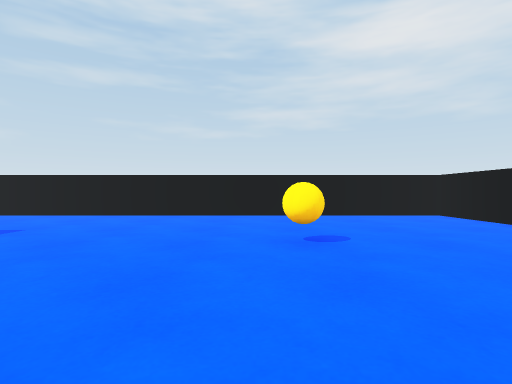
View 1 (above)

16 first-person views from a walk through a 3-D level made in the Unity game engine. The camera is 0.58 m above the floor, looks level and sees 80° across. The floor is counted in squares, 1 m on a side. Each view is taken from the middle of a square. On the plan, view 1 faces up. The plan holds only what a view shows up to about 9 squares ahead; the rest is blank. The place goes on beyond the plan. The player character is not drawn.

View 2
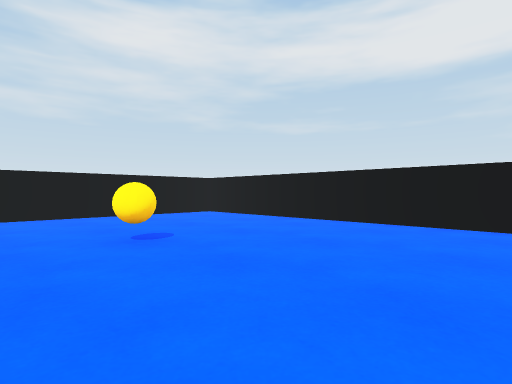

View 3
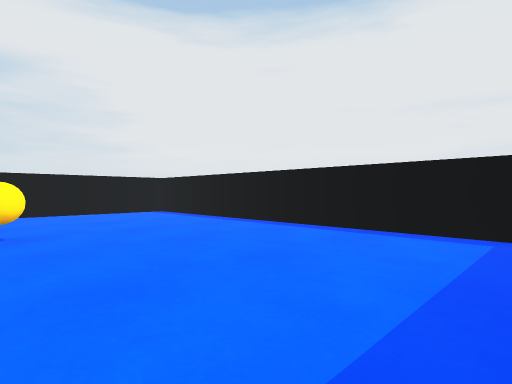

View 4
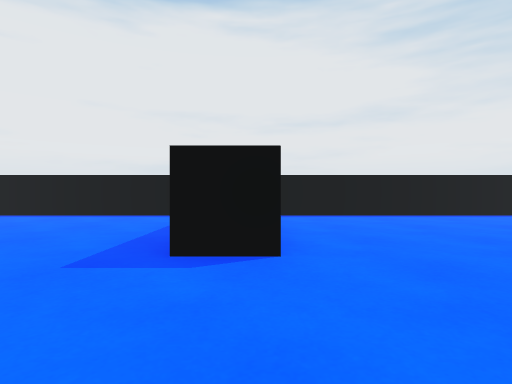

View 5
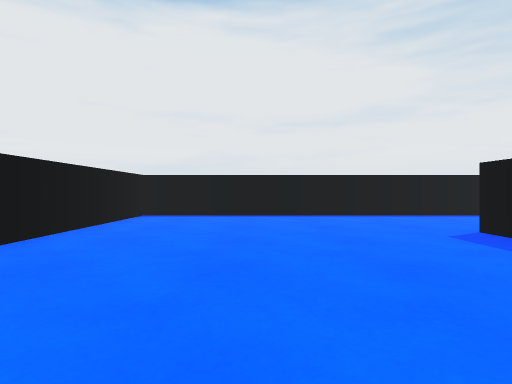

View 6
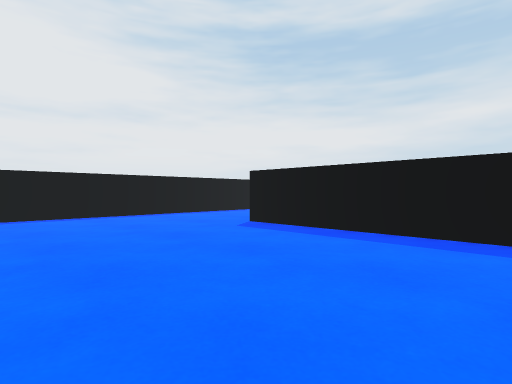

View 7
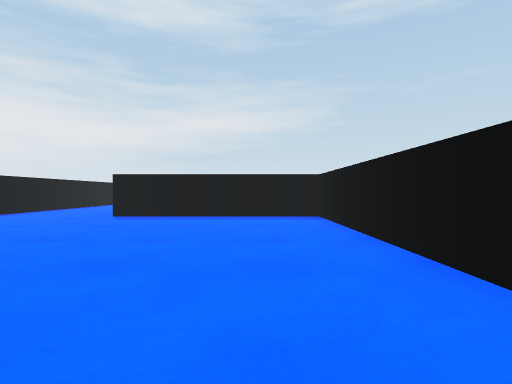

View 8
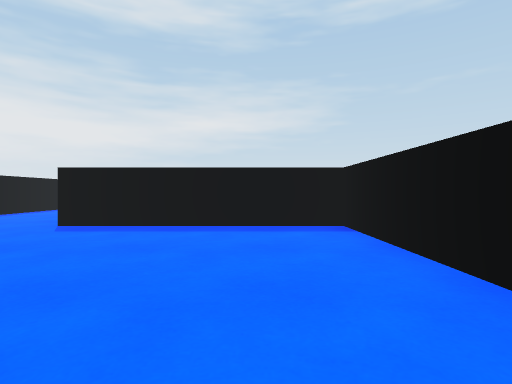

View 9
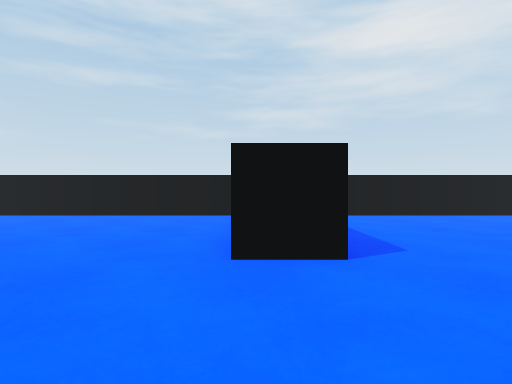

View 10
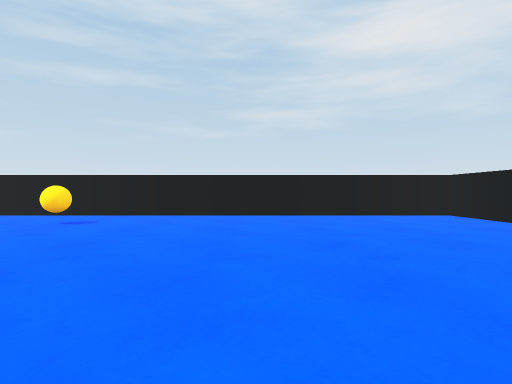

View 11
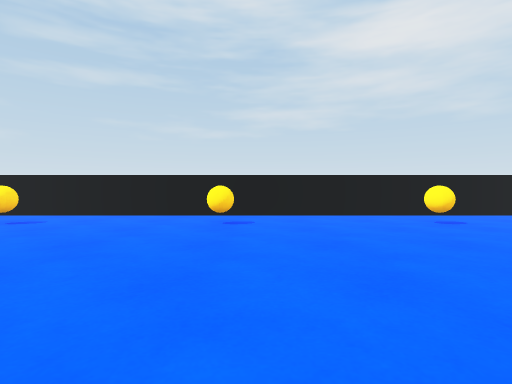

View 12
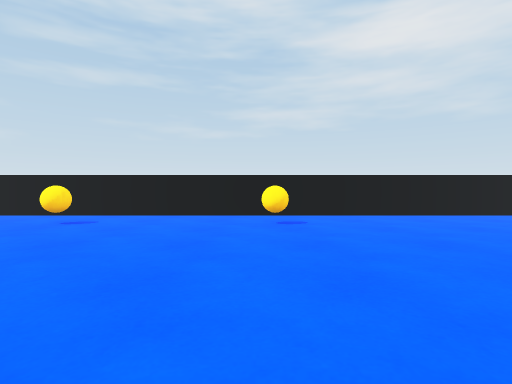

View 13
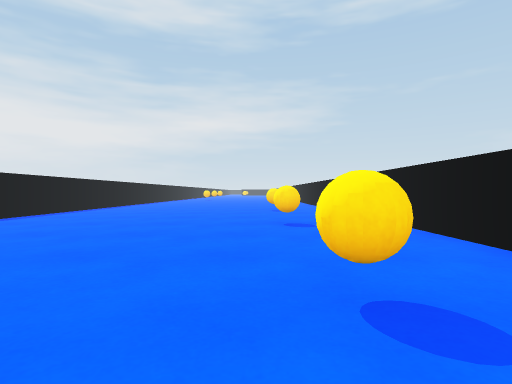

View 14
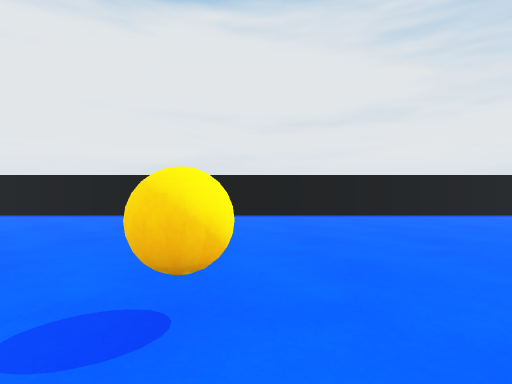

View 15
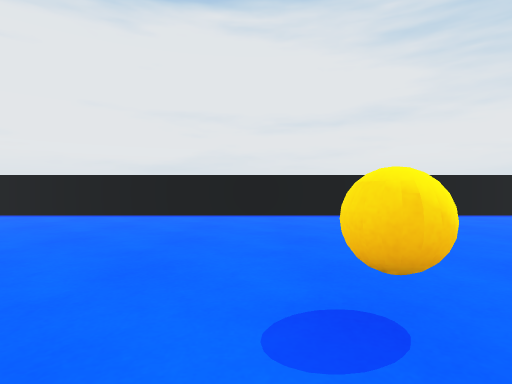

View 16
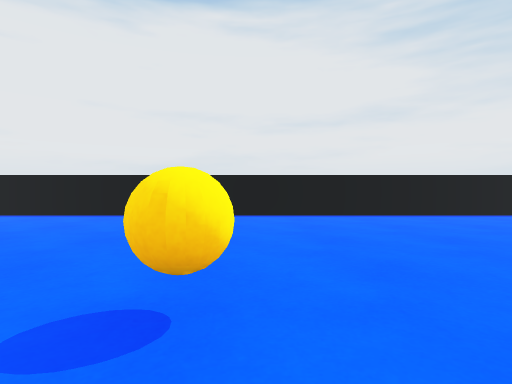

### Floor plan
Points are (right, up) in squares from view 1. A wall is a line through its corners. A room is listed if a view was taken in it or the views show most of it. See-through windows are left out.
Room 1 (views 1, 2, 3, 4, 5, 6, 7, 8, 9)
walls: (-5.2, 4.3) (-4.1, 4.3); (-3.6, -0.5) (4.2, -0.5); (4.5, -0.2) (4.5, 7.5) (-11.2, 7.5) (-11.2, 2.6) (-12.2, 2.6); (-13.4, -0.5) (-5.2, -0.5) (-5.2, 3.8)
ways out: opening at (-12.7, 1) to room 2
objects: other object (1, 4)
Room 2 (views 10, 11, 12, 13, 14, 15, 16)
walls: (-12.2, 5.6) (-12.2, 7.5) (-29.5, 7.5); (-29.5, -0.5) (-13.4, -0.5)
ways out: opening at (-12.7, 1) to room 1
objects: other object (-29, 6); other object (-25, 6); other object (-21, 6)

Positions as (right, up) in squares from view 1, and headings:
1: (0, 0), facing up
2: (-1, 0), facing up-right
3: (-4, 4), facing down-right
4: (-5, 7), facing down
5: (-8, 7), facing down
6: (-7, 7), facing down-left
7: (-4, 6), facing left
8: (-6, 6), facing left
9: (-12, 0), facing up
10: (-17, 0), facing up
11: (-24, 0), facing up
12: (-21, 0), facing up
13: (-19, 5), facing left
14: (-21, 7), facing down
15: (-24, 7), facing down
16: (-25, 7), facing down
